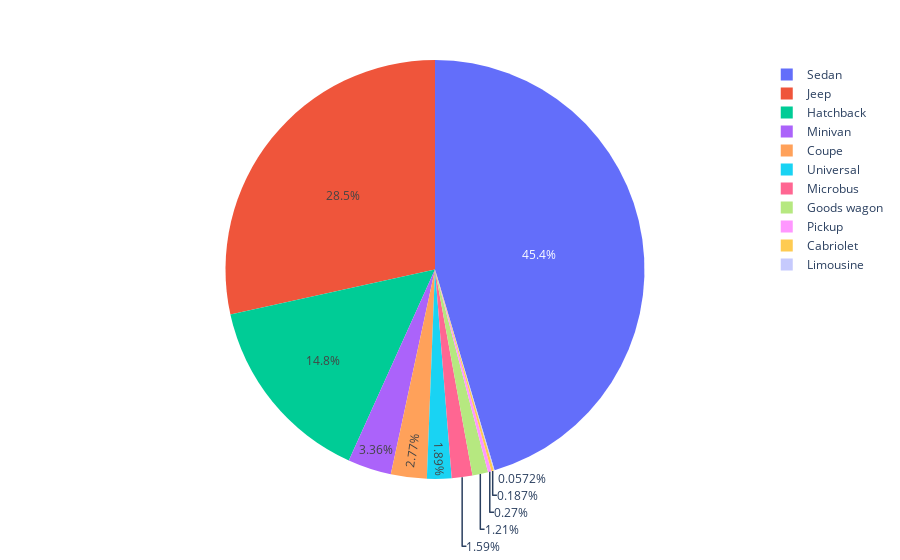

Notebook cell for this chart:
### Code cell
fig = px.pie(dfType, values='Count', names='Category')
fig.show()

### Figure 1 — Plotly figure (JSON) as saved in the notebook; plotly's stock layout.template omitted (floating-point values rounded to 4 significant figures)
{"data": [{"domain": {"x": [0, 1], "y": [0, 1]}, "hovertemplate": "Category=%{label}<br>Count=%{value}<extra></extra>", "labels": ["Sedan", "Jeep", "Hatchback", "Minivan", "Coupe", "Universal", "Microbus", "Goods wagon", "Pickup", "Cabriolet", "Limousine"], "legendgroup": "", "name": "", "showlegend": true, "type": "pie", "values": [8735, 5473, 2847, 647, 532, 364, 306, 233, 52, 36, 11]}], "layout": {"legend": {"tracegroupgap": 0}, "margin": {"t": 60}}}
